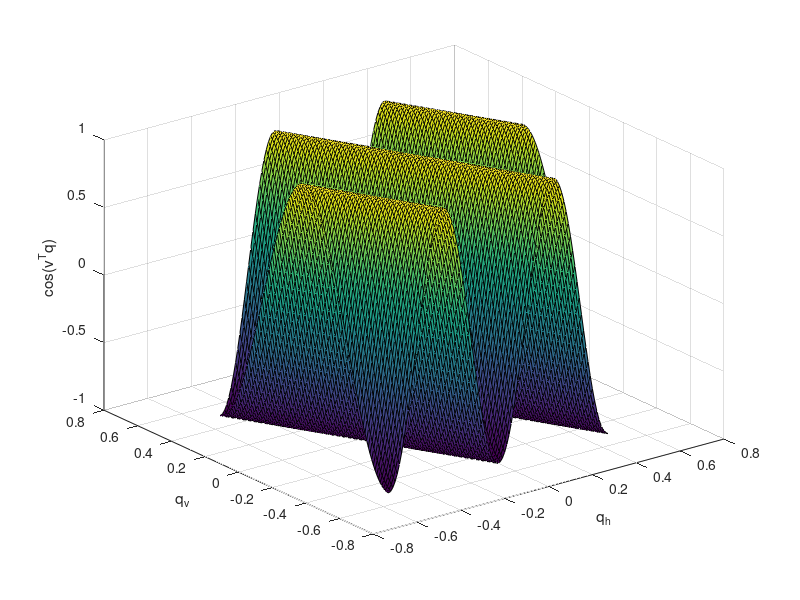

Write MATLAB code to recreate this figure. (Note: this script raises an error after producing the figure.)
%[text] # Sample 5-3: Frequency of bivariate signals
%[text] Advanced Topics in Image Processing, Lecture 5 "Fourier Analysis"
%[text] Shogo Muramatsu
%[text] Verified: MATLAB R2026b
%%
%[text] ## Definition of a bivariate cosine wave
%[text]{"align":"center"} $u(\\boldsymbol{q})=\\cos(\\boldsymbol{\\nu}^\\top\\boldsymbol{q})=\\cos(\\nu\_\\mathrm{v} q\_\\mathrm{v} + \\nu\_\\mathrm{h} q\_\\mathrm{h})$
%[text] where
%[text]{"align":"center"} $\\boldsymbol{\\nu} = \\begin{pmatrix} \\nu\_\\mathrm{v} \\\\ \\nu\_\\mathrm{h} \\end{pmatrix}\\in\\mathbb{R}^2,\\quad \\boldsymbol{q} = \\begin{pmatrix} q\_\\mathrm{v} \\\\ q\_\\mathrm{h} \\end{pmatrix}\\in\\mathbb{R}^2$
%[text] are the angular-frequency vector and the coordinate vector (vertical, horizontal).
%%
%[text] ## Setting of the bivariate angular frequency
% Vertical angular frequency
f1 = 1; %[control:slider:33c4]{"position":[6,7]}
nuv = 2*pi*f1;
% Horizontal angular frequency
f2 = 2; %[control:slider:0ef9]{"position":[6,7]}
nuh = 2*pi*f2;

% Sampling points
[qh,qv] = meshgrid(-0.5:0.01:0.5,-0.5:0.01:0.5);

% Bivariate cosine wave
u = cos(nuv*qv + nuh*qh);
%%
%[text] ## Display of the bivariate cosine wave
figure
surf(qh,qv,u)
xlabel('q_h')
ylabel('q_v')
zlabel('cos(\nu^Tq)')
title("\nu = (" + nuv/pi + "\pi, " + nuh/pi + "\pi)^T")
colormap gray
shading interp
axis([-0.5 0.5 -0.5 0.5 -2 2])
axis ij
axis vis3d
%[text] ### Rotating the display
%[text] Remove the block comment to rotate the view.
%{
stepAngle = 2;
for iAngle = 1:stepAngle:360
    camorbit(0,stepAngle,'camera');
    drawnow
end
%}
%%
%[text] © Copyright, Shogo MURAMATSU, All rights reserved.

%[appendix]{"version":"1.0"}
%---
%[metadata:view]
%   data: {"layout":"inline","rightPanelPercent":40}
%---
%[control:slider:33c4]
%   data: {"defaultValue":1,"label":"nu_v/(2pi)","max":6,"min":0,"run":"SectionToEnd","runOn":"ValueChanging","step":1}
%---
%[control:slider:0ef9]
%   data: {"defaultValue":2,"label":"nu_h/(2pi)","max":6,"min":0,"run":"SectionToEnd","runOn":"ValueChanging","step":1}
%---
